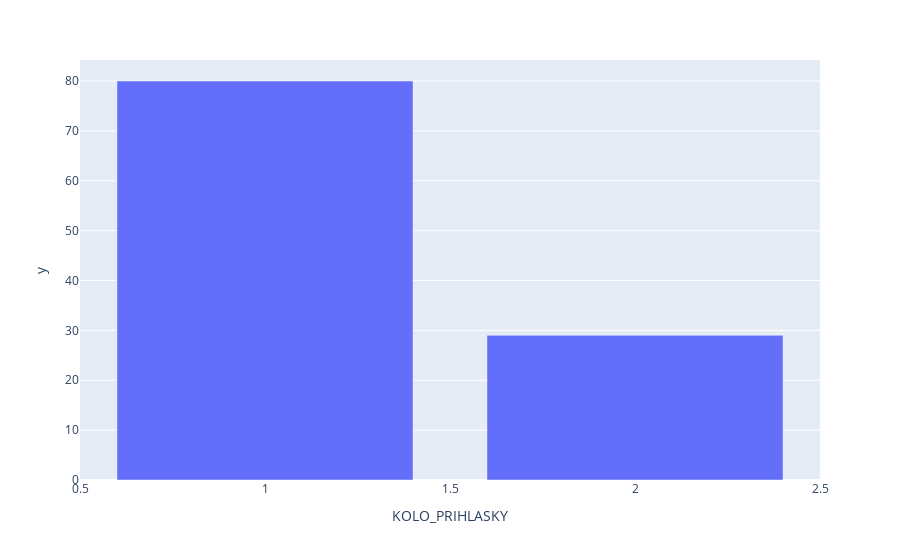

The code cell stored with this chart in its notebook:
### Code cell
kolo = mfvs["KOLO_PRIHLASKY"].value_counts()
print(kolo)

fig = px.bar(kolo, x=kolo.index, y=kolo.values)
fig.show()

### Figure 1 — Plotly figure (JSON) as saved in the notebook; plotly's stock layout.template omitted (floating-point values rounded to 4 significant figures)
{"data": [{"alignmentgroup": "True", "hovertemplate": "KOLO_PRIHLASKY=%{x}<br>y=%{y}<extra></extra>", "legendgroup": "", "marker": {"color": "#636efa", "pattern": {"shape": ""}}, "name": "", "offsetgroup": "", "orientation": "v", "showlegend": false, "textposition": "auto", "type": "bar", "x": [1, 2], "xaxis": "x", "y": [80, 29], "yaxis": "y"}], "layout": {"barmode": "relative", "legend": {"tracegroupgap": 0}, "margin": {"t": 60}, "xaxis": {"anchor": "y", "domain": [0, 1], "title": {"text": "KOLO_PRIHLASKY"}}, "yaxis": {"anchor": "x", "domain": [0, 1], "title": {"text": "y"}}}}
